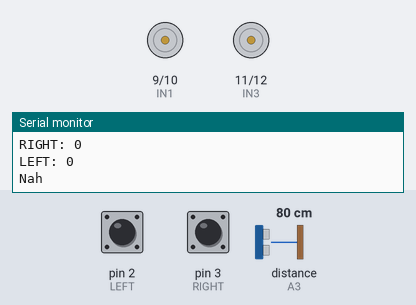
This sketch was run on a simulated Arduino Uno, built with avr-gcc and run on an emulated ATmega328P. Shown: motor-driver pin pairs drawn as motors (green arrow = first pin HIGH = forward, orange = second pin HIGH = backward, longer = more drive), the last lines printed to the serial monitor. Inputs (shaded band) come from the test bench; at power-on: distance to the obstacle (sensor on A3) 80 cm, pin 2 (LEFT) HIGH, pin 3 (RIGHT) HIGH. The echo pulse lasts 58.3 µs per cm.

Above: at 1.2 s.
1.3 s: distance to the obstacle (sensor on A3) set to 61 cm
2.8 s: distance to the obstacle (sensor on A3) set to 53 cm
At 3.2 s:
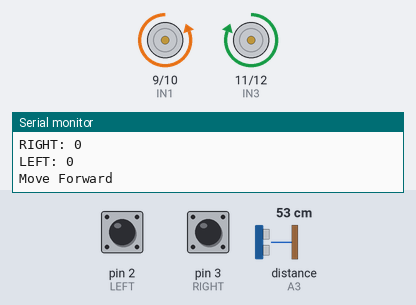
Timing chart, 0 to 5.8 s (numbered marks = the images above; inputs shaded):
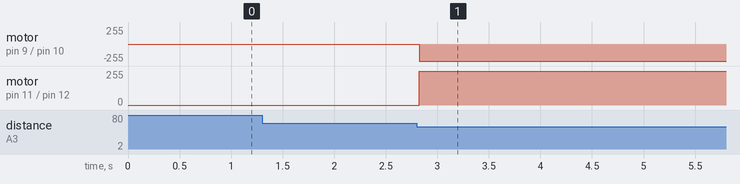

The sketch:

Ultrasonic_IR_motor.ino
```cpp
//Arduino Human Following Robot
// You have to install the AFMotor and NewPing library Before Uploading the sketch
// You can find all the required libraris from arduino library manager.
// Contact me on instagram for any query(Insta Id : prateek.815)

//include the library code:
#include <NewPing.h>
#include <AFMotor.h>

#define LEFT 2            // Right IR sensor connected to analog pin A2 of Arduino Uno:
#define RIGHT 3           // Left IR sensor connected to analog pin A3 of Arduino Uno:
#define TRIGGER_PIN A2    // Trigger pin connected to analog pin A1 of Arduino Uno:
#define ECHO_PIN A3       // Echo pin connected to analog pin A0 of Arduino Uno:
#define MAX_DISTANCE 200  // Maximum ping distance:
#define IN4 12
#define IN3 11
// motor 1 control pins
#define IN2 10
#define IN1 9
int directn;

unsigned int distanceRead = 0;  //Variable to store ultrasonic sensor distance:
unsigned int Right_Value = 0;   //Variable to store Right IR sensor value:
unsigned int Left_Value = 0;    //Variable to store Left IR sensor value:
float setRange = 15.0, bufferRange = 60.0;

NewPing sonar(TRIGGER_PIN, ECHO_PIN, MAX_DISTANCE);  //NewPing setup of pins and maximum distance:

//create motor objects
AF_DCMotor Motor1(1, MOTOR12_1KHZ);
AF_DCMotor Motor2(2, MOTOR12_1KHZ);
AF_DCMotor Motor3(3, MOTOR34_1KHZ);
AF_DCMotor Motor4(4, MOTOR34_1KHZ);

void setup() {  // the setup function runs only once when power on the board or reset the board:

  Serial.begin(115200);   //initailize serial communication at 9600 bits per second:
  pinMode(RIGHT, INPUT);  //set analog pin RIGHT as an input:
  pinMode(LEFT, INPUT);   //set analog pin RIGHT as an input:
                          //set output for motor 1 related pins
  pinMode(IN1, OUTPUT);
  pinMode(IN2, OUTPUT);
  //set output for motor 2 related pins
  pinMode(IN3, OUTPUT);
  pinMode(IN4, OUTPUT);
  // stop();
}

// the lope function runs forever
void loop() {
  delay(50);                       //wait 50ms between pings:
  distanceRead = sonar.ping_cm();  //send ping, get distance in cm and store it in 'distance' variable:
  Serial.print("distanceRead: ");
  Serial.println(distanceRead);  // print the distance in serial monitor:

  Right_Value = !digitalRead(RIGHT);  // read the value from Right IR sensor:
  Left_Value = !digitalRead(LEFT);    // read the value from Left IR sensor:

  Serial.print("RIGHT: ");
  Serial.println(Right_Value);  // print the right IR sensor value in serial monitor:
  Serial.print("LEFT: ");
  Serial.println(Left_Value);  //print the left IR sensor value in serial monitor:

  if ((distanceRead > 1) && (distanceRead < setRange)) {
    Serial.println("Stop");
    haltMotion();

  } else if ((distanceRead > setRange) && (distanceRead < bufferRange)) {
    Serial.println("Move Forward");
    forward();

  } else if (distanceRead > bufferRange) {

    if ((Right_Value == 1) && (Left_Value == 0)) {
      //Turn right
      Serial.println("Turn right");
      rightward();

    } else if ((Right_Value == 0) && (Left_Value == 1)) {
      //Turn left
      Serial.println("Turn left");
      leftward();

    } else {
      Serial.println("Nah");
    }
  } else {
    Serial.println("Do nothing");
    //haltMotion()
  }
}
void backward() {
  // motor 1 run Clockwise
  digitalWrite(IN1, HIGH);
  digitalWrite(IN2, LOW);
  // motor 2 run Anticlockwise
  digitalWrite(IN3, LOW);
  digitalWrite(IN4, HIGH);
}

void forward() {
  // motor 1 run Anticlock wise
  digitalWrite(IN1, LOW);
  digitalWrite(IN2, HIGH);
  // motor 2 run Clockwise
  digitalWrite(IN3, HIGH);
  digitalWrite(IN4, LOW);
}

void rightward() {
  // motor 1 run
  digitalWrite(IN1, LOW);
  digitalWrite(IN2, HIGH);
  // motor 2 stop
  digitalWrite(IN3, LOW);
  digitalWrite(IN4, LOW);
}

void leftward() {
  // motor 1 stop
  digitalWrite(IN1, LOW);
  digitalWrite(IN2, LOW);
  // motor 2 run
  digitalWrite(IN3, HIGH);
  digitalWrite(IN4, LOW);
}

void haltMotion() {
  // All motor stops
  digitalWrite(IN1, LOW);
  digitalWrite(IN2, LOW);
  digitalWrite(IN3, LOW);
  digitalWrite(IN4, LOW);
}

void stop() {
  //Stop
  Serial.println("Stop");
  Motor1.setSpeed(0);   //define motor1 speed:
  Motor1.run(RELEASE);  //stop motor1:
  Motor2.setSpeed(0);   //define motor2 speed:
  Motor2.run(RELEASE);  //stop motor2:
  Motor3.setSpeed(0);   //define motor3 speed:
  Motor3.run(RELEASE);  //stop motor3:
  Motor4.setSpeed(0);   //define motor4 speed:
  Motor4.run(RELEASE);  //stop motor4:
}
```

Measured:
- the behaviour switches between 59 and 58 cm on distance to the obstacle (sensor on A3) (found by bisection; images 0 and 1)
- after the input at 2.8 s, motor on pin 9 (IN1) / pin 10 (IN2): stopped → backward 255/255 at once; motor on pin 11 (IN3) / pin 12 (IN4): stopped → forward 255/255 at once
